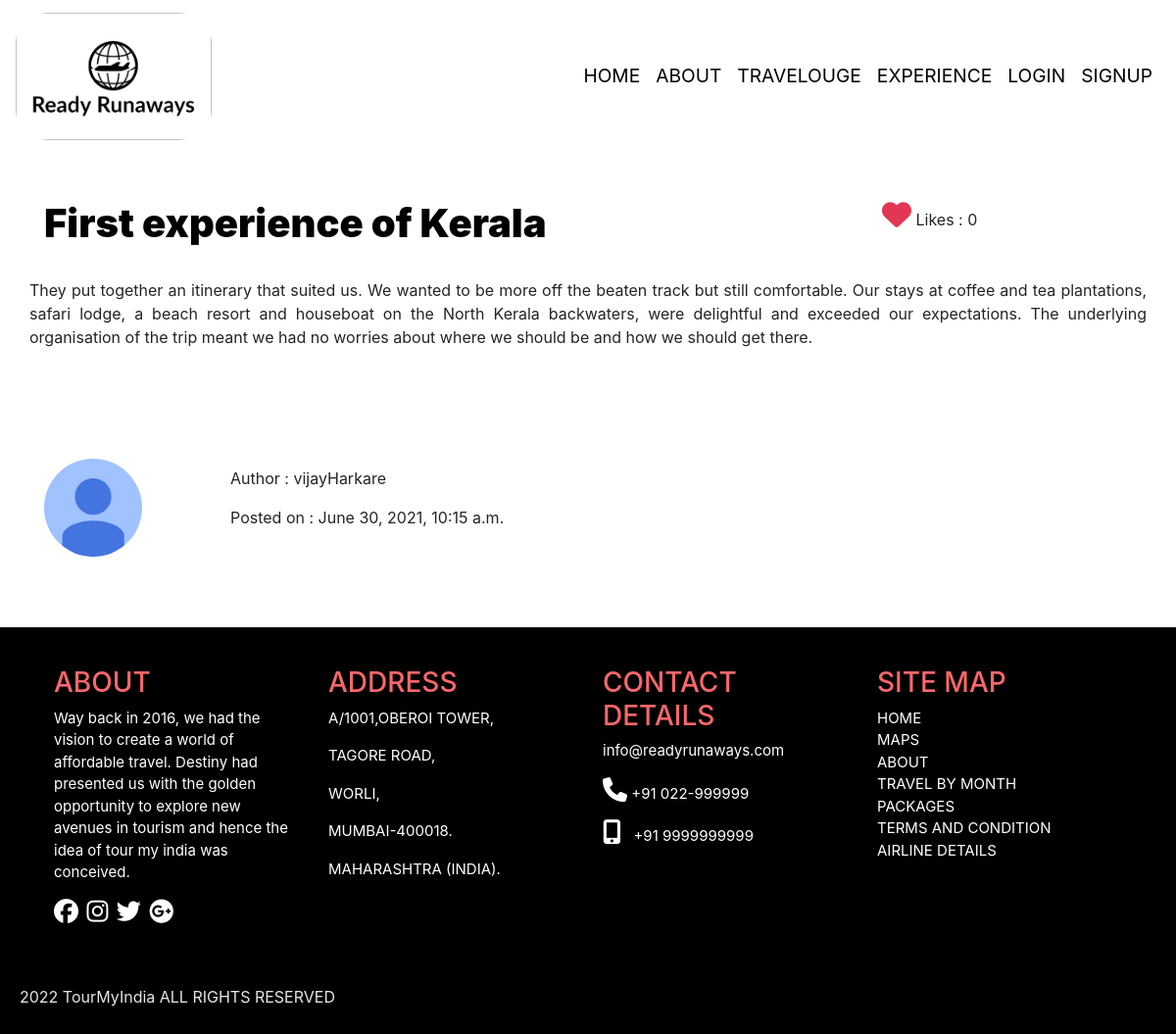
/Experience/Review/2/, run on the app's committed database.
### Review/models.py (models this page shows, shortened)
class Review(models.Model):
    title = models.CharField(max_length=200, unique=True)
    author = models.ForeignKey(User, on_delete=models.CASCADE)
    content = models.TextField()
    thumbnail = models.ImageField(upload_to='pics')
    likes = models.ManyToManyField(User, related_name='review_likes', blank=True)
    time_stamp = models.DateTimeField(auto_now_add=True, auto_now=False)
    class Meta:
        ordering = ['-time_stamp']

### Accounts/models.py (models this page shows, shortened)
class Profile(models.Model):
    user = models.OneToOneField(User, on_delete=models.CASCADE)
    image = models.ImageField(upload_to='pics', default='default.jpg')

### Review/views.py (the view)
# urls.py: path('Review/<str:id>/', views.view_review, name='view_review'),
def view_review(request, id):
    review = Review.objects.get(id=id)
    content = review.content.split('#')
    context = {'review':review,'content':content,'title':'Review'}
    return render(request, 'view_review.html', context)

### templates/view_review.html (shortened to what this page needs)
{% extends 'layout.html' %}
{% load static %}
{% block csscontent %}
    <link rel="stylesheet" type="text/css" href="{% static 'css/blog.css' %}">
{% endblock %}
{% block content %}
<br>
<br>
<div class="container">
    <div class="row">
        <div class="col-md-9">
            <h1 class="text1">
                {{review.title}}
            </h1>
        </div>
        <div class="col-md-3">
        {% if request.user.is_authenticated %}
        {% if request.user in review.likes.all %}
        <div class="row">
            <a type="button" href="like/" style="padding:0%; margin: 0;" ><i class="fa fa-heart" style="font-size: 30; color:rgb(226, 55, 84);"></i></a> <h4> &nbsp;&nbsp; : {{review.likes.count}}</h4>
        </div>
        {% else %}
        <div class="row">
            <a type="button" href="like/" style="padding:0%; margin: 0; text-shadow: 0 0 5px rgb(226, 55, 84);"><i class="fa fa-heart" style="font-size: 30;
            -webkit-text-fill-color: white;
            -webkit-text-stroke-width: 2px;
            -webkit-text-stroke-color:rgb(226, 56, 84);"></i></a> <h4> &nbsp;&nbsp; : {{review.likes.count}}</h4>
        </div>
        {% endif %}
        {% else %}
            <p><i class="fa fa-heart" style="font-size: 30; color:rgb(226, 55, 84);"></i> Likes : {{review.likes.count}}</p>
        {% endif %}
        </div>
    </div>
    <br>
    <div class="row" style="text-align: justify;">
        {% for c in content %}
        <p>{{c}}</p>
        {% endfor %}
    </div>
    <br>
    <br>
    <br>
    <br>
    <div class="row">
        <div class="col-md-2">
            <img class="rounded-circle article-img" src={{review.author.profile.image.url}} style="width: 100px; height: 100px; ">
        </div>
        <div class="col-md-10 my-2">
            <p>Author : {{review.author}}</p>
            <p class="date">Posted on : {{review.time_stamp}}</p>
        </div>
    </div>
    <br>
    <br>
</div>
<br>
{% endblock %}

### static/css/layout.css (style rules this page uses)
* { padding:0; margin: 0; }
i { font-size: 25px; }

### static/css/blog.css (style rules this page uses)
body { font-size:1.1rem; font-style: 'Rambla', sans-serif;; }
.text1 { color: black; text-shadow: aliceblue; font-weight: 900; }

### data on the page
Review: title "First experience of Kerala", likes.count "0", content "They put together an itinerary that suited us. We wanted to be more off the beaten track but still comfortable. Our stays at coffee and tea plantations, safari lodge, a beach resort and houseboat on the North Kerala backwaters, were delightful and exceeded our expectations. The underlying organisation of the trip meant we had no worries about where we should be and how we should get there.", author.profile.image (placeholder picture), author "vijayHarkare", time_stamp "June 30, 2021, 10:15 a.m."
